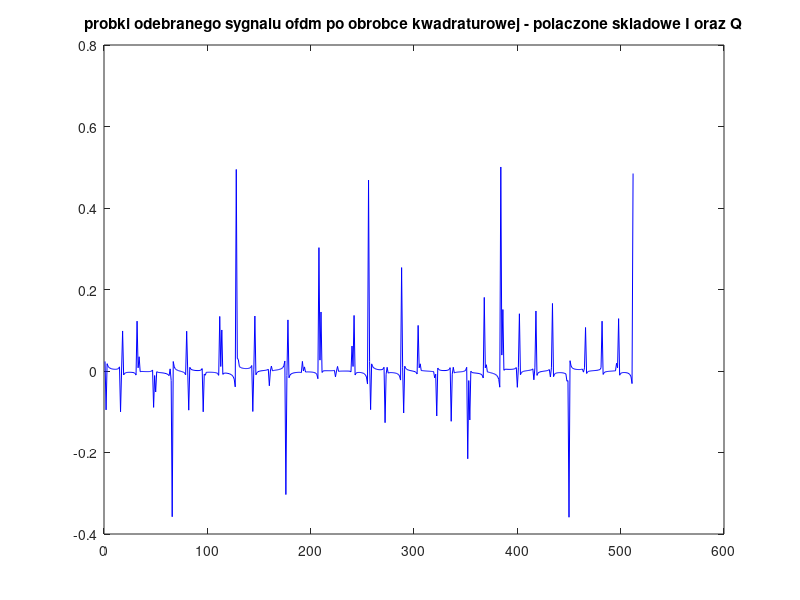
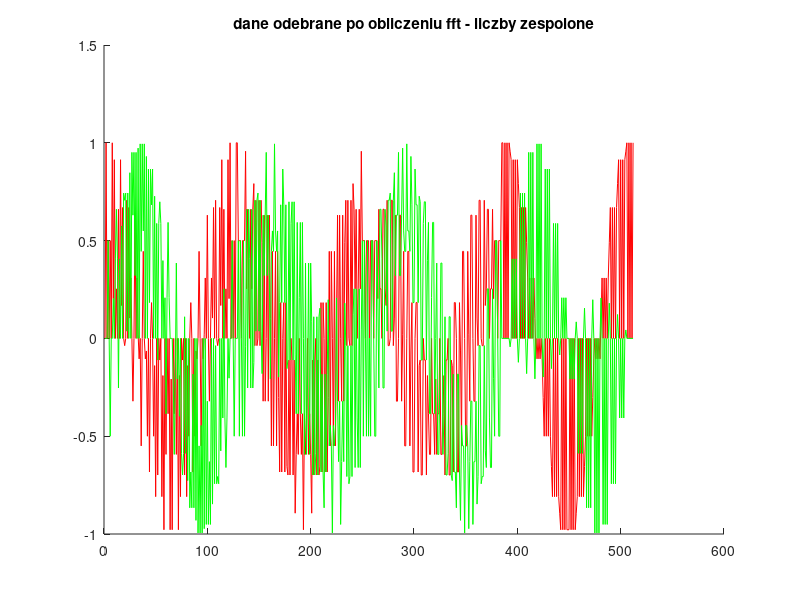

Source code (MATLAB) for these figures, in order:
clear;
%wczytuje complex, zapisuje double
file_in=fopen('mod_output_rc.txt', 'r');
raw_data=textscan(file_in,'%s','bufsize',40960);
fclose(file_in);

char_data=char(raw_data{:,:});
data_modulated_received=str2num(char_data);

% Ponizsze parametry musza byc takie same jak w modulatorze!
% N = ilosc nosnych = ilosc odczepow do zrownoleglania
N = 8;
% uzywamy modulacji BPSK
% fs = ilosc probek sygnalu analogowego w symbolu modulacji
fs = 16;

% na wejsciu mamy dane otrzymane z kanalu - data_modulated -> liczby
% zespolone

% rozdzielamy liczby zespolone na czesc rzeczywista i zespolona
% mnozenie przez i liczby zespolonej to to samo co przesuniecie w fazie o
% 90 stopni
data_received_I=real(data_modulated_received);
data_received_Q=imag(data_modulated_received*-1);

% sumujemy czesci zespolone i rzeczywiste 
data_received=data_received_I+data_received_Q;

% pomocnicza zmienna - dluosc odebranych danych (w bitach juz)
data_in_len=length(data_received)/fs;

% FFT
% liczymy je porcjami po N * fs punktow jak poprzednio
step=fs*N;
for i=1:data_in_len/N
    data_demodulated((i-1)*step+1:(i-1)*step+step)=fft(data_received((i-1)*step+1:(i-1)*step+step));
    %data_demodulated((i-1)*step+1:(i-1)*step+step)=(data_received((i-1)*step+1:(i-1)*step+step));
end

% S / P
for i=1:length(data_received)/N;
    for j=1:N
        data_demodulated_parallel(j,i)=data_demodulated((i-1)*N+j);       
    end
end

% Demapping
% bierzemy kolejne fs symboli z kazdego oczepu sumujemy je - otrzymujemy
% liczbe zespolona odpowiadajaca korelacji
 for i=1:data_in_len/N
    for j=1:N
        data_demapped(j,i)=sum(data_demodulated_parallel(j,(i-1)*fs+1:(i-1)*fs+fs));
        %data_demapped(j,i)=sum(fft(data_demodulated_parallel(j,(i-1)*fs+1:(i-1)*fs+fs),fs));
    end
 end


% P / S
% koncowa serializacja odebranych danych
for i=1:data_in_len/N
    for j=1:N
        data_out_complex((i-1)*N+j)=data_demapped(j,i);
    end
end

% detektor progowy

for n=1:length(data_out_complex)
   if(real(data_out_complex(n)))>0.6
       data_out(n)=1;
   elseif(real(data_out_complex(n)))<0.4
       data_out(n)=0;
   else
       if(imag(data_out_complex(n))>0)
           data_out(n)=1;
       else
           data_out(n)=0;
       end
   end
   
end

figure(5)
plot(data_received,'b');
title('probki odebranego sygnalu ofdm po obrobce kwadraturowej - polaczone skladowe I oraz Q');

figure(6)
hold on;
plot(real(data_demodulated),'r');
plot(imag(data_demodulated),'g');
title('dane odebrane po obliczeniu fft - liczby zespolone');

%Wczytanie data_in do celow porownawczych
FID2=fopen('sample_data_in.txt', 'r');
raw_data=textscan(FID2,'%s');
fclose(FID2);

char_data=char(raw_data{:,:});
data_in=str2num(char_data);

err=data_out-data_in;


dlmwrite('demodoutpusttest.txt',data_out,'precision','%.8f')
